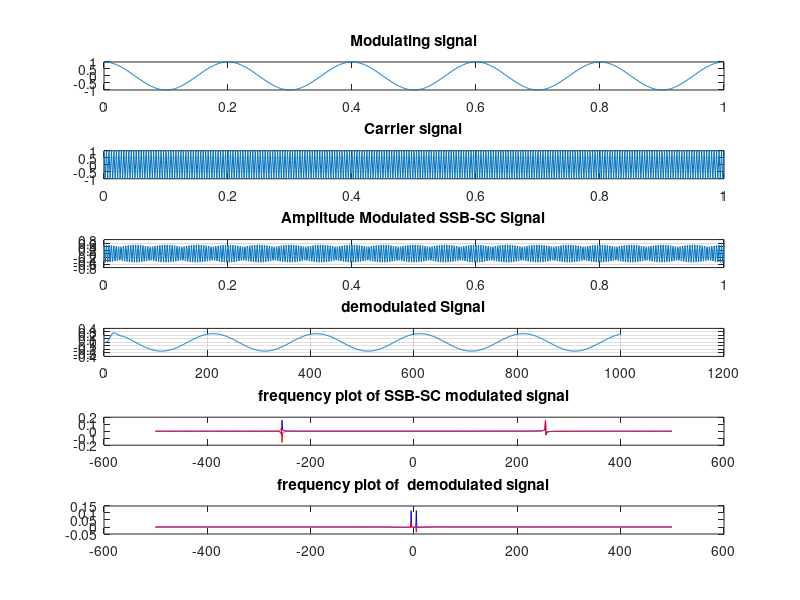

MATLAB code for this plot:
clc;
clear all;
close all;

t=0:0.001:1; %creating values for x axis
Am=1;      %amplitude of message signal
Ac=1;        %amplitude of carrier signal
fm=5;        %frequency of modulating signal
fc=250;       %frequency of carrier signal
%message signal

ym=Am*cos(2*pi*fm*t);   %message signal
figure(1)
subplot(6,1,1)
plot(t,ym)
title('Modulating signal')

%carrier signal
yc=Ac*cos(2*pi*fc*t);        %carrier signal
subplot(6,1,2)
plot(t,yc)
grid on;
title('Carrier signal')

%SSB-SC AM Modulation
y = (Am*Ac)/2*cos(2*pi*(fc+fm)*t);   %multiplying message signal with carrier
subplot(6,1,3)
plot(t,y)
title('Amplitude Modulated SSB-SC Signal')    %plotting SSB-SC modulated signal
grid on;

%demodulation of SSB-SC
d=y.*yc;                    %multiplying the modulated signal with cos(2pifct)
[b,a]=butter(5,0.1);        %butterworth filter
d1=filter(b,a,d);           %implementing the filter passing the modulated signal through filter
subplot(6,1,4)
plot(d1)
title('demodulated Signal')
grid on;

%frequency domain plots
%modulated signal
%Spectrum of modulated signal
N=length(t);
ymf=fftshift(fft(y,N)/N);       %using fft to calculate fourier transform and fftshift is used to center the fourier transform
f=(-N/2:N/2-1);                 %creating range for x axis
subplot(6,1,5)
plot(f,real(ymf),'b')          %plotting the real part of fourier transform of modulating signal
hold on;
plot(f,imag(ymf),'r')          %plotting the imagfinary part of fourier transform of modulating signal
title('frequency plot of SSB-SC modulated signal')

%demodulated signal
%Spectrum of demodulated signal
N=length(t);
ydf=fftshift(fft(d1,N)/N);     %using fft to calculate fourier transform and fftshift is used to center the fourier transform
f=(-N/2:N/2-1);                %creating range for x axis
subplot(6,1,6)
plot(f,real(ydf),'b')          %plotting the real part of fourier transform of modulating signal
hold on;
plot(f,imag(ydf),'r')         %plotting the imagfinary part of fourier transform of modulating signal
title('frequency plot of  demodulated signal')